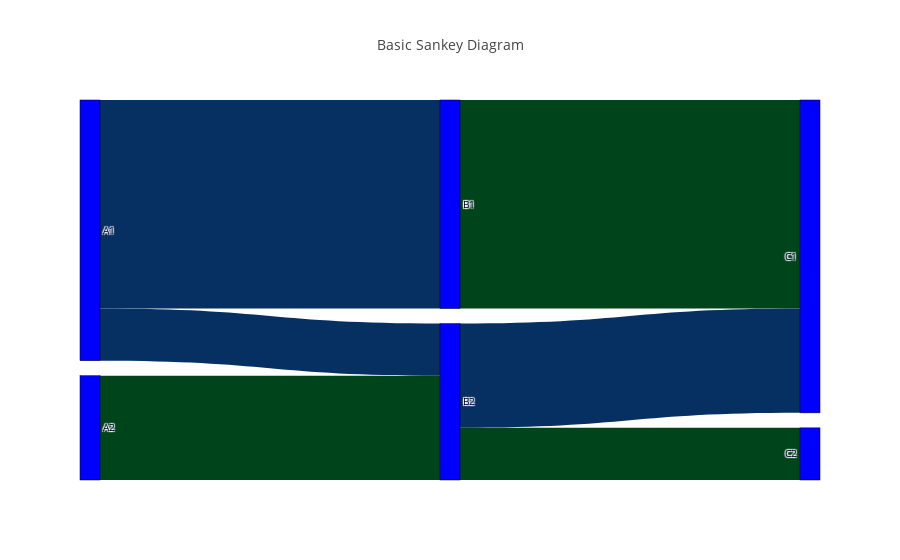

Source (notebook cell):
### Code cell
fig = go.Figure(data=[go.Sankey(
    node = dict(
      pad = 15,
      thickness = 20,
      line = dict(color = "black", width = 0.5),
      label = ["A1", "A2", "B1", "B2", "C1", "C2"],
      color = "blue"
    ),
    link = dict(
      source = [0, 1, 0, 2, 3, 3], # indices correspond to labels, eg A1, A2, A2, B1, ...
      target = [2, 3, 3, 4, 4, 5],
      value = [8, 4, 2, 8, 4, 2],
      label = ["A","B",] * 3,
      colorscales=[{'label': "A", 'colorscale':'RdBu'}, {'label': "B", 'colorscale':'Greens'}]
  ))])

fig.update_layout(title_text="Basic Sankey Diagram", font_size=10)
fig.show()

### Figure 1 — Plotly figure (JSON) as saved in the notebook; plotly's stock layout.template omitted (floating-point values rounded to 4 significant figures)
{"data": [{"link": {"colorscales": [{"colorscale": [[0, "rgb(103,0,31)"], [0.1, "rgb(178,24,43)"], [0.2, "rgb(214,96,77)"], [0.3, "rgb(244,165,130)"], [0.4, "rgb(253,219,199)"], [0.5, "rgb(247,247,247)"], [0.6, "rgb(209,229,240)"], [0.7, "rgb(146,197,222)"], [0.8, "rgb(67,147,195)"], [0.9, "rgb(33,102,172)"], [1, "rgb(5,48,97)"]], "label": "A"}, {"colorscale": [[0, "rgb(247,252,245)"], [0.125, "rgb(229,245,224)"], [0.25, "rgb(199,233,192)"], [0.375, "rgb(161,217,155)"], [0.5, "rgb(116,196,118)"], [0.625, "rgb(65,171,93)"], [0.75, "rgb(35,139,69)"], [0.875, "rgb(0,109,44)"], [1, "rgb(0,68,27)"]], "label": "B"}], "label": ["A", "B", "A", "B", "A", "B"], "source": [0, 1, 0, 2, 3, 3], "target": [2, 3, 3, 4, 4, 5], "value": [8, 4, 2, 8, 4, 2]}, "node": {"color": "blue", "label": ["A1", "A2", "B1", "B2", "C1", "C2"], "line": {"color": "black", "width": 0.5}, "pad": 15, "thickness": 20}, "type": "sankey"}], "layout": {"font": {"size": 10}, "title": {"text": "Basic Sankey Diagram"}}}
